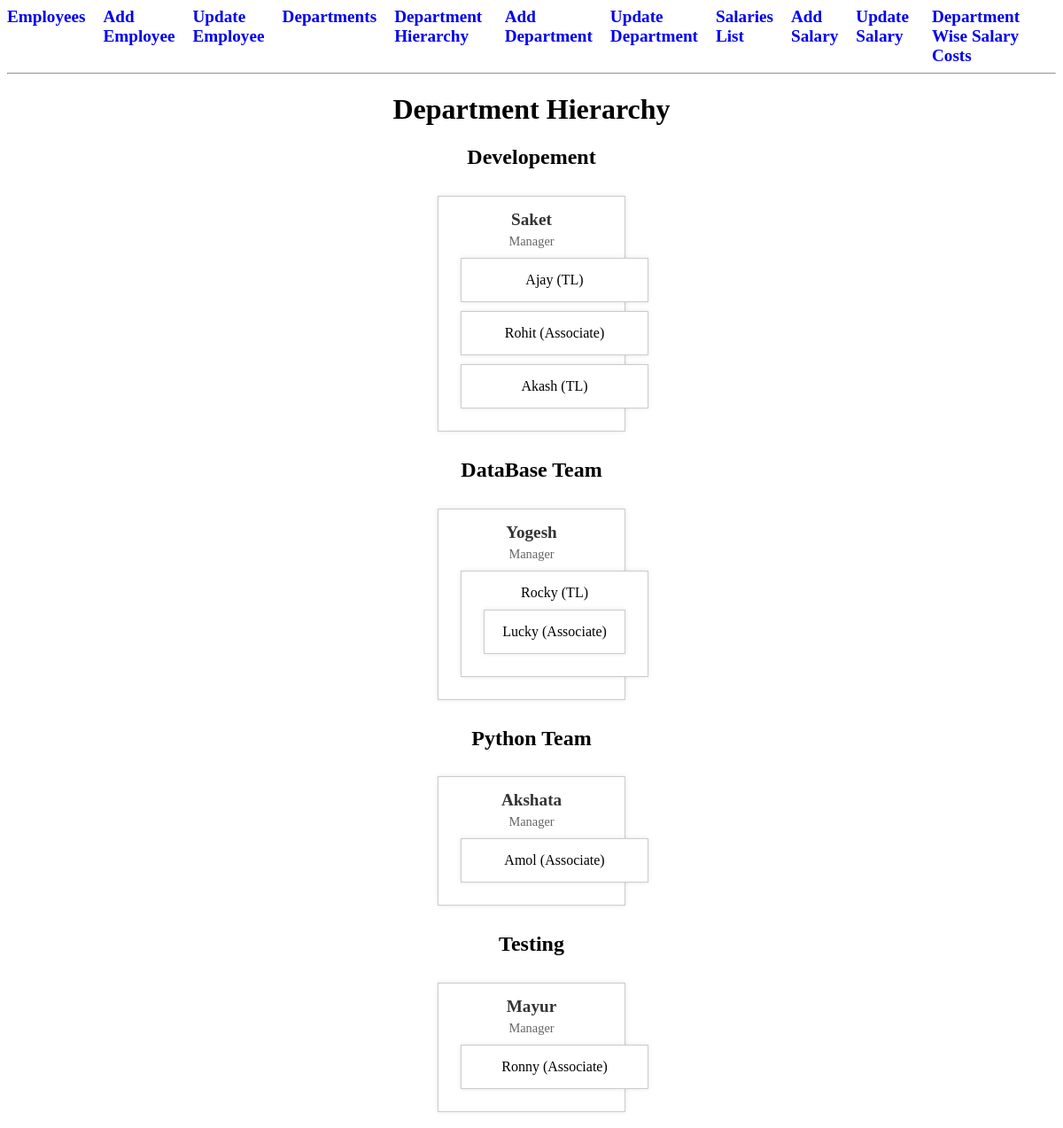
The app's page /employee/department_hierarchy/ with its own data.
### employee_management/models.py (models this page shows)
class Department(models.Model):
    name = models.CharField(max_length=100)
    floor = models.IntegerField()

class Employee(models.Model):
    name = models.CharField(max_length=100)
    email = models.EmailField()
    address = models.TextField()
    designation = models.CharField(max_length=20, choices=[('Associate', 'Associate'), ('TL', 'TL'), ('Manager', 'Manager')])
    reporting_manager = models.ForeignKey('self', on_delete=models.CASCADE, null=True, blank=True)
    department = models.ForeignKey(Department, on_delete=models.CASCADE)

### employee_management/views.py (the view)
# urls.py: path('department_hierarchy/', department_hierarchy, name='department_hierarchy'),
def department_hierarchy(request):
    departments = Department.objects.all()
    return render(request, "department_hierarchy.html", {"departments": departments})

### employee_management/templates/department_hierarchy.html (shortened to what this page needs)
<!DOCTYPE html>
<html lang="en">
<head>
</head>
<body>
    <nav style="display: flex; gap: 20px; font-weight:800; font-size:larger">
        <a href="{% url 'employees_list' %}" style="text-decoration: none;">Employees</a>
        <a href="{% url 'add_employee' %}" style="text-decoration: none;">Add Employee</a>
        <a href="{% url 'update_employee' employee_id=5 %}" style="text-decoration: none;">Update Employee</a>
        <a href="{% url 'departments_list' %}" style="text-decoration: none;">Departments</a>
        <a href="{% url 'department_hierarchy' %}" style="text-decoration: none;">Department Hierarchy</a>
        <a href="{% url 'add_department' %}" style="text-decoration: none;">Add Department</a>
        <a href="{% url 'update_department' department_id=2 %}" style="text-decoration: none;">Update Department</a>
        <a href="{% url 'salaries_list' %}" style="text-decoration: none;">Salaries List</a>
        <a href="{% url 'add_salary' %}" style="text-decoration: none;">Add Salary</a>
        <a href="{% url 'update_salary' salary_id=8 %}" style="text-decoration: none;">Update Salary</a>
        <a href="{% url 'department_salary_costs' %}" style="text-decoration: none;">Department Wise Salary
            Costs</a>
    </nav>
    <hr>
    <h1>Department Hierarchy</h1>
    {% for department in departments %}
        <h2>{{ department.name }}</h2>
        <div class="org-chart">
            {% for employee in department.employee_set.all %}
                {% if not employee.reporting_manager %}
                    <div class="box">
                        <h3>{{ employee.name }}</h3>
                        <p>{{ employee.designation }}</p>
                        {% for sub_employee in employee.employee_set.all %}
                            {% include "sub_employee_box.html" with employee=sub_employee %}
                        {% endfor %}
                    </div>
                {% endif %}
            {% endfor %}
        </div>
    {% endfor %}
</body>
</html>

### employee_management/templates/sub_employee_box.html
<div class="box">
    {{ employee.name }} ({{ employee.designation }})
    {% if employee.employee_set.all %}
        <div class="org-chart">
            {% for sub_employee in employee.employee_set.all %}
                {% include "sub_employee_box.html" with employee=sub_employee %}
            {% endfor %}
        </div>
    {% endif %}
</div>

### employee_management/templates/department_hierarchy.html (style rules this page uses)
h1, h2 { text-align: center; color: black; }
.org-chart { display: flex; justify-content: center; align-items: center; flex-wrap: wrap; }
.box { text-align: center; border: 1px solid #ccc; padding: 15px; margin: 10px; width: 180px; background-color: #fff; box-shadow: 0 0 5px rgba(0, 0, 0, 0.1); }
.box h3 { margin: 0 0 5px; font-size: 1.2em; color: #333; }
.box p { margin: 5px 0; font-size: 0.9em; color: #666; }

### records on screen
Department: name "Developement"
Employee: name "Saket", designation "Manager"
Employee: name "Ajay", designation "TL"
Employee: name "Rohit", designation "Associate"
Employee: name "Akash", designation "TL"
Department: name "DataBase Team"
Employee: name "Yogesh", designation "Manager"
Employee: name "Rocky", designation "TL"
Employee: name "Lucky", designation "Associate"
Department: name "Python Team"
Employee: name "Akshata", designation "Manager"
Employee: name "Amol", designation "Associate"
Department: name "Testing"
Employee: name "Mayur", designation "Manager"
Employee: name "Ronny", designation "Associate"
